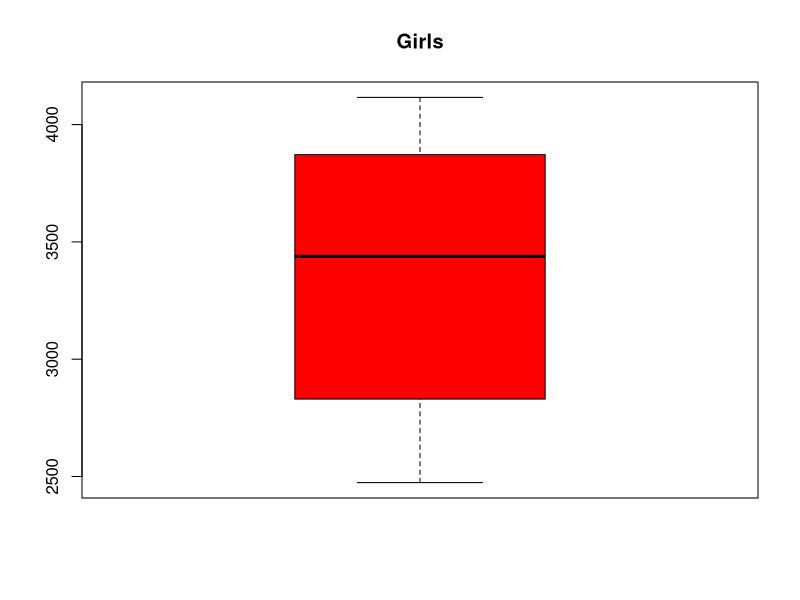
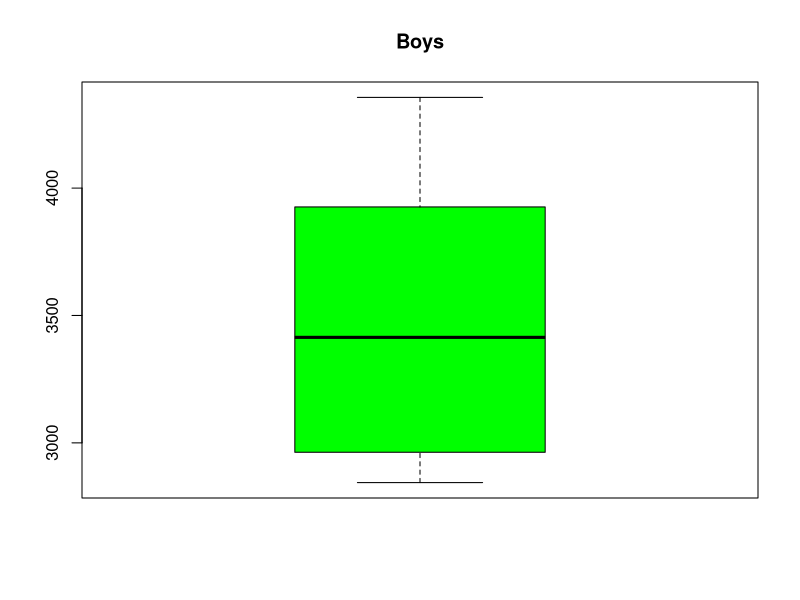

Write the R code that produced these figures, in order.
# In a study of different occupational groups the infant birth weight was recorded
# for randomly selected babies born by hairdressers, who had their first child.
# The following table shows the weight in grams (observations specified in sorted
# order) for 10 female births and 10 male births:

# See detailes:
"../Images/1.1.PNG"

# 1.1)
# What is the sample mean, variance and standard deviation of the female
# births? Express in your own words the story told by these numbers. The
# idea is to force you to interpret what can be learned from these numbers.

x <- c(2474, 2547, 2830, 3219, 3429, 3448, 3677, 3872, 4001, 4116)
y <- c(2844, 2863, 2963, 3239, 3379, 3449, 3582, 3926, 4151, 4356)

mean(x)
var(x)
sd(x)

# Det betyder at den gennemsnitlige vægt er 3361,3 og at de i gennemsnit afvigede 587 g. fra gennemsnittet

#------------------------------------------------------------------------------------------------------------------
# 1.2)
# Compute the same summary statistics of the male births. Compare and
# explain differences with the results for the female births.

mean(y)
var(y)
sd(y)

# Drengenes gennemsnitlige vægt var højere og de afveg en smule mindre fra gennemsnittet end pigerne

# ------------------------------------------------------------------------------------------------------------------
# 1.3
# Find the five quartiles for each sample — and draw the two box plots with
# pen and paper (i.e. not using R.)

quantile(x,type = 2)
quantile(y, type = 2)

boxplot(x, col = "red", main="Girls")
boxplot(y, col = "green", main="Boys")

# -----------------------------------------------------------------------------------------------------------------
# 1.4)
# Are there any “extreme” observations in the two samples (use the modified
# box plot definition of extremness)?

#No, the outer point has to be 1,5 times the box size away from the box, and thats not the case

# ------------------------------------------------------------------------------------------------------------------
# 1.5)
# What are the coefficient of variations in the two groups?
cov(x,y)
cor(x,y)



